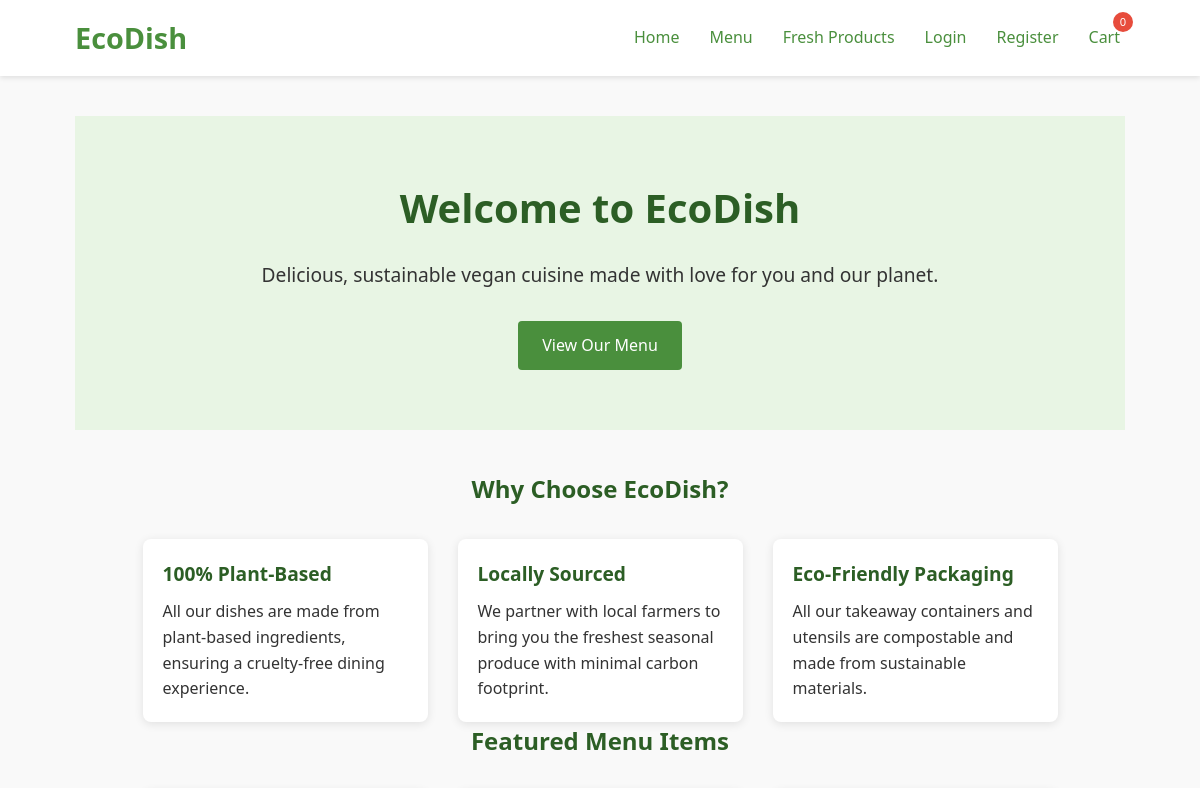
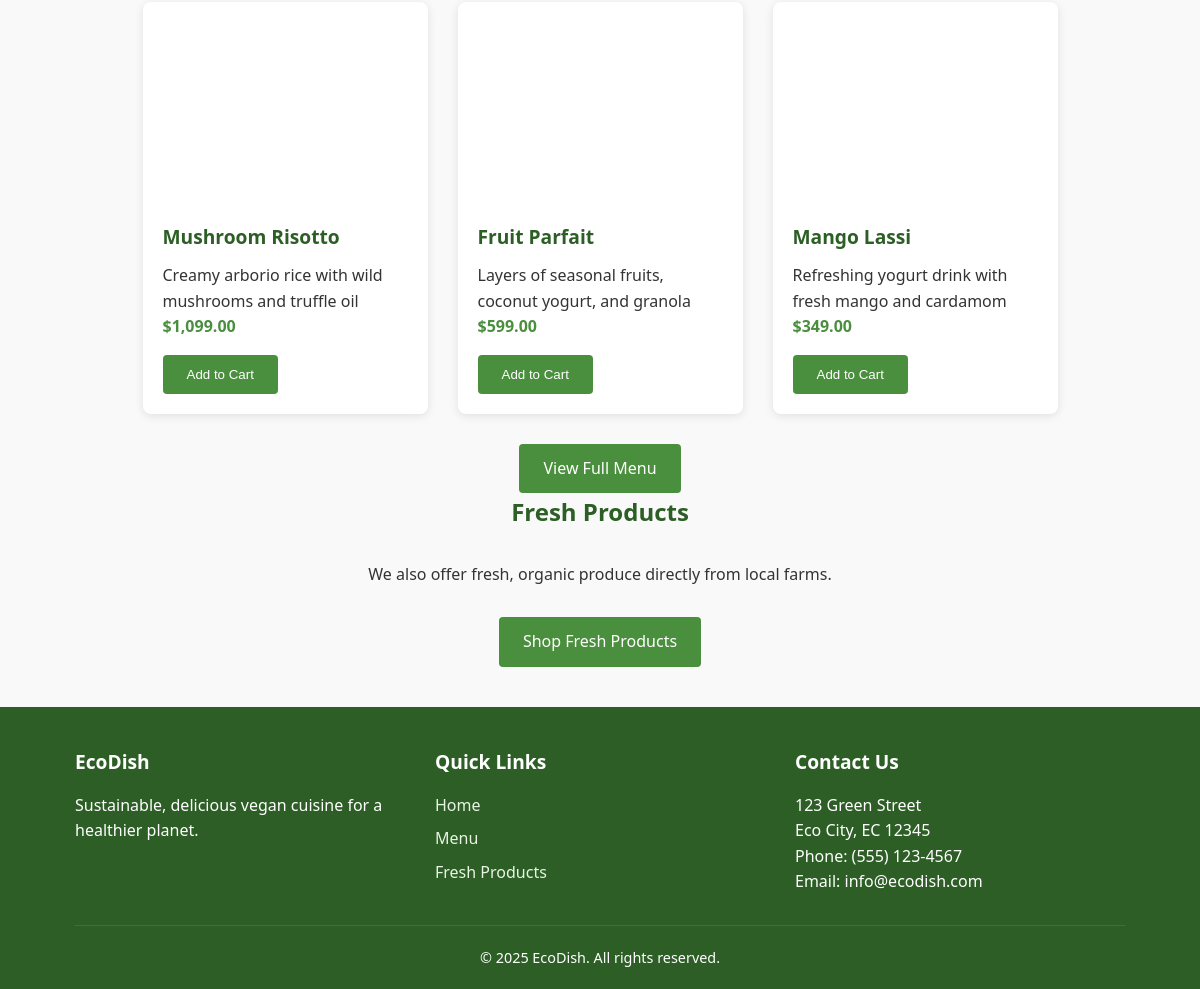
/Firstfile/index.php, run on the app's committed database (2 pictures, top to bottom).
### tables this page shows
CREATE TABLE IF NOT EXISTS `menu_items` (
    `id` INT AUTO_INCREMENT PRIMARY KEY,
    `name` VARCHAR(100) NOT NULL,
    `description` TEXT,
    `price` DECIMAL(10, 2) NOT NULL,
    `category` ENUM('appetizer', 'main', 'dessert', 'beverage') NOT NULL,
    `image_path` VARCHAR(255),
    `is_available` BOOLEAN DEFAULT TRUE
);

### Firstfile/include/functions.php (called while the page is built, shortened)
<?php
function formatPrice($price) {
    return '$' . number_format($price, 2);
}
?>

### Firstfile/index.php (the view, shortened to what this page needs)
<?php
require_once 'includes/header.php';
?>
<section class="hero">
    <div class="container">
        <h2>Welcome to EcoDish</h2>
        <p>Delicious, sustainable vegan cuisine made with love for you and our planet.</p>
        <a href="menu.php" class="btn">View Our Menu</a>
    </div>
</section>
<section class="features">
    <div class="container">
        <h2 class="page-title">Why Choose EcoDish?</h2>
        <div class="grid">
            <div class="card">
                <div class="card-content">
                    <h3 class="card-title">100% Plant-Based</h3>
                    <p>All our dishes are made from plant-based ingredients, ensuring a cruelty-free dining experience.</p>
                </div>
            </div>
            <div class="card">
                <div class="card-content">
                    <h3 class="card-title">Locally Sourced</h3>
                    <p>We partner with local farmers to bring you the freshest seasonal produce with minimal carbon footprint.</p>
                </div>
            </div>
            <div class="card">
                <div class="card-content">
                    <h3 class="card-title">Eco-Friendly Packaging</h3>
                    <p>All our takeaway containers and utensils are compostable and made from sustainable materials.</p>
                </div>
            </div>
        </div>
    </div>
</section>
<section class="featured-menu">
    <div class="container">
        <h2 class="page-title">Featured Menu Items</h2>
        <?php
        $database = new Database();
        $db = $database->connect();
        $query = "SELECT * FROM menu_items WHERE is_available = 1 ORDER BY RAND() LIMIT 3";
        $stmt = $db->prepare($query);
        $stmt->execute();
        if ($stmt->rowCount() > 0) {
            echo '<div class="grid">';
            while ($item = $stmt->fetch()) {
                $imagePath = !empty($item['image_path']) ? 'assets/images/' . $item['image_path'] : '/placeholder.svg?height=200&width=300';
                ?>
                <div class="card">
                    <div class="card-image" style="background-image: url('<?php echo $imagePath; ?>')"></div>
                    <div class="card-content">
                        <h3 class="card-title"><?php echo $item['name']; ?></h3>
                        <p><?php echo $item['description']; ?></p>
                        <div class="card-price"><?php echo formatPrice($item['price']); ?></div>
                        <button class="btn add-to-cart" data-id="<?php echo $item['id']; ?>" data-type="menu">Add to Cart</button>
                    </div>
                </div>
                <?php
            }
            echo '</div>';
        } else {
            echo '<p>No featured items available at the moment.</p>';
        }
        ?>
        <div class="text-center" style="margin-top: 30px; text-align: center;">
            <a href="menu.php" class="btn">View Full Menu</a>
        </div>
    </div>
</section>
<section class="fresh-products-preview">
    <div class="container">
        <h2 class="page-title">Fresh Products</h2>
        <p style="text-align: center; margin-bottom: 30px;">We also offer fresh, organic produce directly from local farms.</p>
        <div class="text-center" style="text-align: center;">
            <a href="fresh-products.php" class="btn">Shop Fresh Products</a>
        </div>
    </div>
</section>
<?php require_once 'includes/footer.php'; ?>

### Firstfile/Assets/style.css (style rules this page uses)
* { margin: 0; padding: 0; box-sizing: border-box; }
body { font-family: 'Segoe UI', Tahoma, Geneva, Verdana, sans-serif; line-height: 1.6; color: #333; background-color: #f9f9f9; }
.container { width: 90%; max-width: 1200px; margin: 0 auto; padding: 0 15px; }
a { text-decoration: none; color: #4a8f3d; transition: color 0.3s ease; }
.page-title { margin-bottom: 30px; color: #2c5e25; text-align: center; }
.hero { background-color: #e8f5e4; padding: 60px 0; text-align: center; margin-bottom: 40px; }
.hero h2 { font-size: 2.5rem; color: #2c5e25; margin-bottom: 20px; }
.hero p { font-size: 1.2rem; max-width: 700px; margin: 0 auto 30px; }
.btn { display: inline-block; background-color: #4a8f3d; color: white; padding: 12px 24px; border-radius: 4px; font-weight: 500; transition: background-color 0.3s ease; border: none; cursor: pointer; }
.card { background-color: white; border-radius: 8px; box-shadow: 0 2px 10px rgba(0, 0, 0, 0.1); overflow: hidden; transition: transform 0.3s ease, box-shadow 0.3s ease; }
.card-image { height: 200px; background-size: cover; background-position: center; }
.card-content { padding: 20px; }
.card-title { font-size: 1.2rem; margin-bottom: 10px; color: #2c5e25; }
.card-price { font-weight: 700; color: #4a8f3d; margin-bottom: 15px; }
.grid { display: grid; grid-template-columns: repeat(1, 1fr); gap: 30px; }
@media (min-width: 576px) { .grid { grid-template-columns: repeat(2, 1fr); } }
@media (min-width: 992px) { .grid { grid-template-columns: repeat(3, 1fr); } }

### data on the page
menu_items: name "Mushroom Risotto", description "Creamy arborio rice with wild mushrooms and truffle oil", price "$1,099.00"
menu_items: name "Fruit Parfait", description "Layers of seasonal fruits, coconut yogurt, and granola", price "$599.00"
menu_items: name "Mango Lassi", description "Refreshing yogurt drink with fresh mango and cardamom", price "$349.00"

### other printed values
getCartCount() "0"
